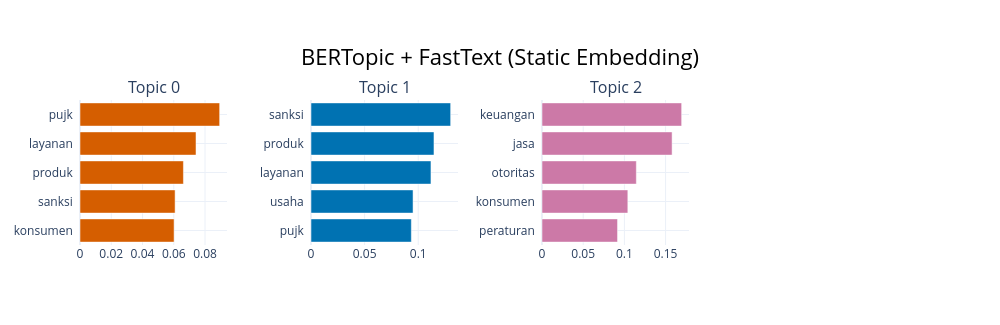
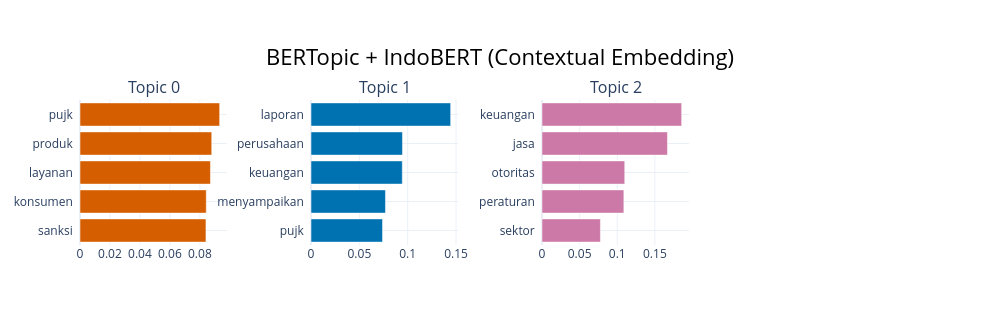

Notebook code cell kept with these figures, in order:
### Code cell
print("=== PERBANDINGAN OUTPUT LDA (STATISTIK) ===")
for nama_model in ['lda_bow', 'lda_tfidf', 'lda_ngrams']:
    model_obj = all_models[nama_model]
    key_feat = nama_model.split("_")[1]
    vec = features[key_feat][1]
    
    print(f"\n>> Analisis {nama_model.upper()}:")
    for idx, topic in enumerate(model_obj.components_[:3]):
        top_idx = topic.argsort()[-8:][::-1]
        words = [vec.get_feature_names_out()[i] for i in top_idx]
        print(f"   Topik {idx}: {' | '.join(words)}")

print("\n" + "="*60 + "\n")

print("=== PERBANDINGAN VISUALISASI BERTopic (SEMANTIK) ===")
fig_ft = all_models['bert_fasttext'].visualize_barchart(
    top_n_topics=5, 
    title="BERTopic + FastText (Static Embedding)"
)
fig_ft.show()

# Visualisasi IndoBERT
fig_bert = all_models['bert_indobert'].visualize_barchart(
    top_n_topics=5, 
    title="BERTopic + IndoBERT (Contextual Embedding)"
)
fig_bert.show()

### Figure 1 — Plotly figure (JSON) as saved in the notebook; plotly's stock layout.template omitted (floating-point values rounded to 4 significant figures)
{"data": [{"marker": {"color": "#D55E00"}, "orientation": "h", "type": "bar", "x": [0.06021, 0.06085, 0.06618, 0.07423, 0.08936], "xaxis": "x", "y": ["konsumen  ", "sanksi  ", "produk  ", "layanan  ", "pujk  "], "yaxis": "y"}, {"marker": {"color": "#0072B2"}, "orientation": "h", "type": "bar", "x": [0.09358, 0.09517, 0.1119, 0.1147, 0.1302], "xaxis": "x2", "y": ["pujk  ", "usaha  ", "layanan  ", "produk  ", "sanksi  "], "yaxis": "y2"}, {"marker": {"color": "#CC79A7"}, "orientation": "h", "type": "bar", "x": [0.0917, 0.1042, 0.1145, 0.1579, 0.1695], "xaxis": "x3", "y": ["peraturan  ", "konsumen  ", "otoritas  ", "jasa  ", "keuangan  "], "yaxis": "y3"}], "layout": {"annotations": [{"font": {"size": 16}, "showarrow": false, "text": "Topic 0", "x": 0.0875, "xanchor": "center", "xref": "paper", "y": 1, "yanchor": "bottom", "yref": "paper"}, {"font": {"size": 16}, "showarrow": false, "text": "Topic 1", "x": 0.3625, "xanchor": "center", "xref": "paper", "y": 1, "yanchor": "bottom", "yref": "paper"}, {"font": {"size": 16}, "showarrow": false, "text": "Topic 2", "x": 0.6375, "xanchor": "center", "xref": "paper", "y": 1, "yanchor": "bottom", "yref": "paper"}], "height": 325, "hoverlabel": {"bgcolor": "white", "font": {"family": "Rockwell", "size": 16}}, "showlegend": false, "title": {"font": {"color": "Black", "size": 22}, "text": "BERTopic + FastText (Static Embedding)", "x": 0.5, "xanchor": "center", "yanchor": "top"}, "width": 1000, "xaxis": {"anchor": "y", "domain": [0, 0.175], "showgrid": true}, "xaxis2": {"anchor": "y2", "domain": [0.275, 0.45], "showgrid": true}, "xaxis3": {"anchor": "y3", "domain": [0.55, 0.725], "showgrid": true}, "xaxis4": {"anchor": "y4", "domain": [0.825, 1], "showgrid": true}, "yaxis": {"anchor": "x", "domain": [0, 1], "showgrid": true}, "yaxis2": {"anchor": "x2", "domain": [0, 1], "showgrid": true}, "yaxis3": {"anchor": "x3", "domain": [0, 1], "showgrid": true}, "yaxis4": {"anchor": "x4", "domain": [0, 1], "showgrid": true}}}

### Figure 2 — Plotly figure (JSON) as saved in the notebook; plotly's stock layout.template omitted (floating-point values rounded to 4 significant figures)
{"data": [{"marker": {"color": "#D55E00"}, "orientation": "h", "type": "bar", "x": [0.08408, 0.08427, 0.08706, 0.08793, 0.09321], "xaxis": "x", "y": ["sanksi  ", "konsumen  ", "layanan  ", "produk  ", "pujk  "], "yaxis": "y"}, {"marker": {"color": "#0072B2"}, "orientation": "h", "type": "bar", "x": [0.07397, 0.07701, 0.0944, 0.09459, 0.1444], "xaxis": "x2", "y": ["pujk  ", "menyampaikan  ", "keuangan  ", "perusahaan  ", "laporan  "], "yaxis": "y2"}, {"marker": {"color": "#CC79A7"}, "orientation": "h", "type": "bar", "x": [0.07763, 0.1088, 0.1099, 0.1667, 0.1856], "xaxis": "x3", "y": ["sektor  ", "peraturan  ", "otoritas  ", "jasa  ", "keuangan  "], "yaxis": "y3"}], "layout": {"annotations": [{"font": {"size": 16}, "showarrow": false, "text": "Topic 0", "x": 0.0875, "xanchor": "center", "xref": "paper", "y": 1, "yanchor": "bottom", "yref": "paper"}, {"font": {"size": 16}, "showarrow": false, "text": "Topic 1", "x": 0.3625, "xanchor": "center", "xref": "paper", "y": 1, "yanchor": "bottom", "yref": "paper"}, {"font": {"size": 16}, "showarrow": false, "text": "Topic 2", "x": 0.6375, "xanchor": "center", "xref": "paper", "y": 1, "yanchor": "bottom", "yref": "paper"}], "height": 325, "hoverlabel": {"bgcolor": "white", "font": {"family": "Rockwell", "size": 16}}, "showlegend": false, "title": {"font": {"color": "Black", "size": 22}, "text": "BERTopic + IndoBERT (Contextual Embedding)", "x": 0.5, "xanchor": "center", "yanchor": "top"}, "width": 1000, "xaxis": {"anchor": "y", "domain": [0, 0.175], "showgrid": true}, "xaxis2": {"anchor": "y2", "domain": [0.275, 0.45], "showgrid": true}, "xaxis3": {"anchor": "y3", "domain": [0.55, 0.725], "showgrid": true}, "xaxis4": {"anchor": "y4", "domain": [0.825, 1], "showgrid": true}, "yaxis": {"anchor": "x", "domain": [0, 1], "showgrid": true}, "yaxis2": {"anchor": "x2", "domain": [0, 1], "showgrid": true}, "yaxis3": {"anchor": "x3", "domain": [0, 1], "showgrid": true}, "yaxis4": {"anchor": "x4", "domain": [0, 1], "showgrid": true}}}
